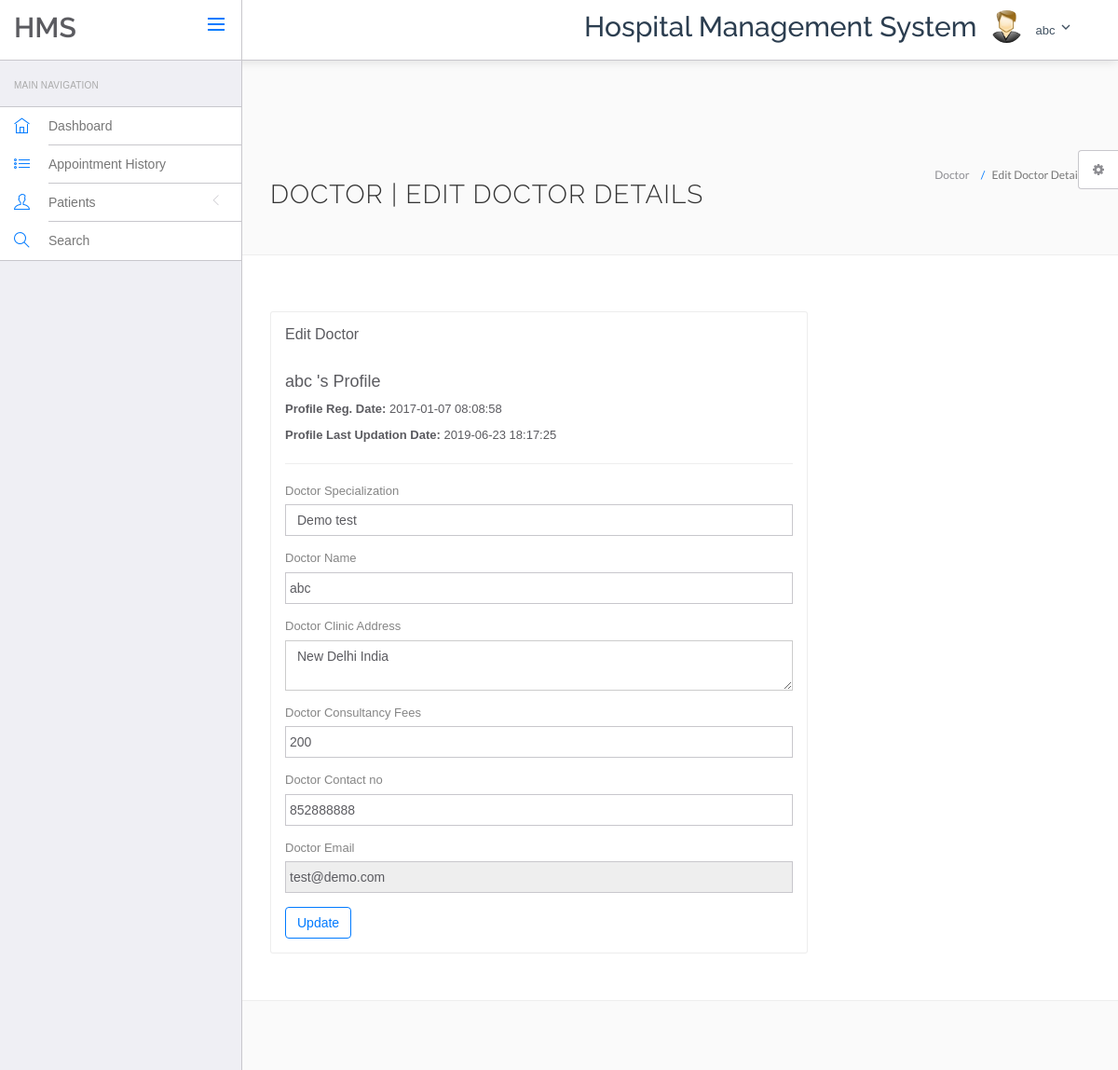
Screenshot of /hospital/hms/doctor/edit-profile.php (signed in) with the database file from the repository.
### tables this page shows
CREATE TABLE `doctors` (
  `id` int(11) NOT NULL,
  `specilization` varchar(255) DEFAULT NULL,
  `doctorName` varchar(255) DEFAULT NULL,
  `address` longtext DEFAULT NULL,
  `docFees` varchar(255) DEFAULT NULL,
  `contactno` bigint(11) DEFAULT NULL,
  `docEmail` varchar(255) DEFAULT NULL,
  `password` varchar(255) DEFAULT NULL,
  `creationDate` timestamp NULL DEFAULT current_timestamp(),
  `updationDate` timestamp NULL DEFAULT NULL ON UPDATE current_timestamp()
);

### hospital/hms/doctor/edit-profile.php (the view, shortened to what this page needs)
<?php
include('include/config.php');
?>
<!DOCTYPE html>
<html lang="en">
	<head>
		<link rel="stylesheet" href="vendor/bootstrap/css/bootstrap.min.css">
		<link rel="stylesheet" href="vendor/fontawesome/css/font-awesome.min.css">
		<link rel="stylesheet" href="vendor/themify-icons/themify-icons.min.css">
		<link href="vendor/animate.css/animate.min.css" rel="stylesheet" media="screen">
		<link href="vendor/perfect-scrollbar/perfect-scrollbar.min.css" rel="stylesheet" media="screen">
		<link href="vendor/switchery/switchery.min.css" rel="stylesheet" media="screen">
		<link href="vendor/bootstrap-touchspin/jquery.bootstrap-touchspin.min.css" rel="stylesheet" media="screen">
		<link href="vendor/select2/select2.min.css" rel="stylesheet" media="screen">
		<link href="vendor/bootstrap-datepicker/bootstrap-datepicker3.standalone.min.css" rel="stylesheet" media="screen">
		<link href="vendor/bootstrap-timepicker/bootstrap-timepicker.min.css" rel="stylesheet" media="screen">
		<link rel="stylesheet" href="assets/css/styles.css">
		<link rel="stylesheet" href="assets/css/plugins.css">
		<link rel="stylesheet" href="assets/css/themes/theme-1.css" id="skin_color" />
	</head>
	<body>
		<div id="app">
<?php include('include/sidebar.php');?>
			<div class="app-content">
				<?php include('include/header.php');?>
				<div class="main-content" >
					<div class="wrap-content container" id="container">
						<section id="page-title">
							<div class="row">
								<div class="col-sm-8">
									<h1 class="mainTitle">Doctor | Edit Doctor Details</h1>
																	</div>
								<ol class="breadcrumb">
									<li>
										<span>Doctor</span>
									</li>
									<li class="active">
										<span>Edit Doctor Details</span>
									</li>
								</ol>
							</div>
						</section>
						<div class="container-fluid container-fullw bg-white">
							<div class="row">
								<div class="col-md-12">
									<div class="row margin-top-30">
										<div class="col-lg-8 col-md-12">
											<div class="panel panel-white">
												<div class="panel-heading">
													<h5 class="panel-title">Edit Doctor</h5>
												</div>
												<div class="panel-body">
									<?php $sql=mysqli_query($con,"select * from doctors where docEmail='".$_SESSION['dlogin']."'");
while($data=mysqli_fetch_array($sql))
{
?>
<h4><?php echo htmlentities($data['doctorName']);?>'s Profile</h4>
<p><b>Profile Reg. Date: </b><?php echo htmlentities($data['creationDate']);?></p>
<?php if($data['updationDate']){?>
<p><b>Profile Last Updation Date: </b><?php echo htmlentities($data['updationDate']);?></p>
<?php } ?>
<hr />
													<form role="form" name="adddoc" method="post" onSubmit="return valid();">
														<div class="form-group">
															<label for="DoctorSpecialization">
																Doctor Specialization
															</label>
							<select name="Doctorspecialization" class="form-control" required="required">
					<option value="<?php echo htmlentities($data['specilization']);?>">
					<?php echo htmlentities($data['specilization']);?></option>
															</select>
														</div>
<div class="form-group">
															<label for="doctorname">
																 Doctor Name
															</label>
	<input type="text" name="docname" class="form-control" value="<?php echo htmlentities($data['doctorName']);?>" >
														</div>
<div class="form-group">
															<label for="address">
																 Doctor Clinic Address
															</label>
					<textarea name="clinicaddress" class="form-control"><?php echo htmlentities($data['address']);?></textarea>
														</div>
<div class="form-group">
															<label for="fess">
																 Doctor Consultancy Fees
															</label>
		<input type="text" name="docfees" class="form-control" required="required"  value="<?php echo htmlentities($data['docFees']);?>" >
														</div>
<div class="form-group">
									<label for="fess">
																 Doctor Contact no
															</label>
					<input type="text" name="doccontact" class="form-control" required="required"  value="<?php echo htmlentities($data['contactno']);?>">
														</div>
<div class="form-group">
									<label for="fess">
																 Doctor Email
															</label>
					<input type="email" name="docemail" class="form-control"  readonly="readonly"  value="<?php echo htmlentities($data['docEmail']);?>">
														</div>
														<?php } ?>
														<button type="submit" name="submit" class="btn btn-o btn-primary">
															Update
														</button>
													</form>
												</div>
											</div>
										</div>
											</div>
										</div>
								</div>
					</div>
				</div>
			</div>
	<?php include('include/setting.php');?>
		</div>
	</body>
</html>

### hospital/hms/doctor/include/header.php (shortened to what this page needs)
<header class="navbar navbar-default navbar-static-top sticky-navbar" style="background: rgba(255, 255, 255, 0.1); backdrop-filter: blur(10px); border: none; box-shadow: 0 2px 10px rgba(0,0,0,0.1);">
    <div class="navbar-header">
        <a class="navbar-brand" href="#" style="color: #2c3e50;">
            <h2 style="padding-top:20%; font-weight: 600;">HMS</h2>
        </a>
        <a href="#" class="sidebar-toggler pull-right visible-md visible-lg">
            <svg width="24" height="24" viewBox="0 0 24 24" fill="none" stroke="currentColor" stroke-width="2">
                <line x1="3" y1="12" x2="21" y2="12"></line>
                <line x1="3" y1="6" x2="21" y2="6"></line>
                <line x1="3" y1="18" x2="21" y2="18"></line>
            </svg>
        </a>
    </div>
    <div class="navbar-collapse collapse">
        <ul class="nav navbar-right">
            <li style="padding-top:2%">
                <h2 style="color: #2c3e50; font-weight: 500;">Hospital Management System</h2>
            </li>
            <li class="dropdown current-user">
                <a href class="dropdown-toggle" data-toggle="dropdown" style="display: flex; align-items: center; gap: 8px;">
                    <img src="assets/images/images.jpg" style="border-radius: 50%; width: 35px; height: 35px; object-fit: cover;">
                    <span class="username" style="color: #2c3e50;">
                        <?php
                        $query=mysqli_query($con,"select doctorName from doctors where id='".$_SESSION['id']."'");
                        while($row=mysqli_fetch_array($query)) {
                            echo $row['doctorName'];
                        }
                        ?>
                        <svg width="16" height="16" viewBox="0 0 24 24" fill="none" stroke="currentColor" stroke-width="2">
                            <polyline points="6 9 12 15 18 9"></polyline>
                        </svg>
                    </span>
                </a>
            </li>
        </ul>
    </div>
</header>

### hospital/hms/doctor/assets/css/themes/theme-1.css (style rules this page uses)
body { background: #FAFAFA; }
header .navbar-header { background: #ffffff !important; border-right-color: #c8c7cc !important; border-bottom-color: #c8c7cc !important; }
header .navbar-header .sidebar-toggler, header .navbar-header .sidebar-mobile-toggler { color: #007aff !important; }
header .navbar-header .navbar-brand { color: #777 !important; }
header .navbar-collapse { background: #ffffff !important; border-bottom-color: #c8c7cc !important; box-shadow: none !important; }
header .navbar-collapse .navbar-right > li > a { color: #777; }

### hospital/hms/doctor/include/header.php (style rules this page uses)
.sticky-navbar { position: fixed; top: 0; width: 100%; z-index: 999; }
body { padding-top: 80px; }

### rows the page displays
doctors: doctorName "abc", creationDate "2017-01-07 08:08:58", updationDate "2019-06-23 18:17:25", Doctorspecialization "Demo test", docname "abc", clinicaddress "New Delhi India", docfees "200", doccontact "852888888", docemail "test@demo.com"
